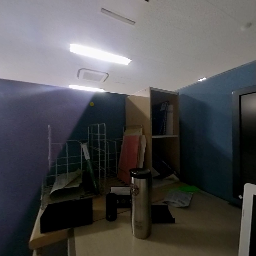
#> input picture data/example/lab_desk_3_img_000250.png, 256 x 256 px
$ python -i add_local_light_paralell.py   (imports and definitions only)
#> lines starting #> are read from the running program, lines starting #| are printed output that depends on the picture
import cv2
import numpy as np
import random
from scipy.stats import norm
import argparse

def generate_parallel_light_mask(mask_size,
                                 position=None,
                                 direction=None,
                                 max_brightness=255,
                                 min_brightness=0,
                                 mode="gaussian",
                                 linear_decay_rate=None):
    """
    Generate decayed light mask generated by light strip given its position, direction
    Args:
        mask_size: tuple of integers (w, h) defining generated mask size
        position: tuple of integers (x, y) defining the center of light strip position,
                  which is the reference point during rotating
        direction: integer from 0 to 360 to indicate the rotation degree of light strip
        max_brightness: integer that max brightness in the mask
        min_brightness: integer that min brightness in the mask
        mode: the way that brightness decay from max to min: linear or gaussian
        linear_decay_rate: only valid in linear_static mode. Suggested value is within [0.2, 2]
    Return:
        light_mask: ndarray in float type consisting value from 0 to strength
    """
    if position is None:
        pos_x = random.randint(0, mask_size[0])
        pos_y = random.randint(0, mask_size[1])
    else:
        pos_x = position[0]
        pos_y = position[1]
    if direction is None:
        direction = random.randint(0, 360)
        print("Rotate degree: ", direction)
    if linear_decay_rate is None:
        if mode == "linear_static":
            linear_decay_rate = random.uniform(0.2, 2)
        if mode == "linear_dynamic":
            linear_decay_rate = (max_brightness - min_brightness) / max(mask_size)
    assert mode in ["linear_dynamic", "linear_static", "gaussian"], \
        "mode must be linear_dynamic, linear_static or gaussian"
    padding = int(max(mask_size) * np.sqrt(2))
    # add padding to satisfy cropping after rotating
    canvas_x = padding * 2 + mask_size[0]
    canvas_y = padding * 2 + mask_size[1]
    mask = np.zeros(shape=(canvas_y, canvas_x), dtype=np.float32)
    # initial mask's up left corner and bottom right corner coordinate
    init_mask_ul = (int(padding), int(padding))
    init_mask_br = (int(padding+mask_size[0]), int(padding+mask_size[1]))
    init_light_pos = (padding + pos_x, padding + pos_y)
    # fill in mask row by row with value decayed from center
    for i in range(canvas_y):
        if mode == "linear":
            i_value = _decayed_value_in_linear(i, max_brightness, init_light_pos[1], linear_decay_rate)
        elif mode == "gaussian":
            i_value = _decayed_value_in_norm(i, max_brightness, min_brightness, init_light_pos[1], mask_size[1])
        else:
            i_value = 0
        mask[i] = i_value
    # rotate mask
    rotate_M = cv2.getRotationMatrix2D(init_light_pos, direction, 1)
    mask = cv2.warpAffine(mask, rotate_M, (canvas_x,  canvas_y))
    # crop
    mask = mask[init_mask_ul[1]:init_mask_br[1], init_mask_ul[0]:init_mask_br[0]]
    mask = np.asarray(mask, dtype=np.uint8)
    # add median blur
    mask = cv2.medianBlur(mask, 9)
    mask = 255 - mask
    # [4 lines of commented-out code are left out]
    return mask

def _decayed_value_in_norm(x, max_value, min_value, center, range):
    """
    decay from max value to min value following Gaussian/Normal distribution
    """
    radius = range / 3
    center_prob = norm.pdf(center, center, radius)
    x_prob = norm.pdf(x, center, radius)
    x_value = (x_prob / center_prob) * (max_value - min_value) + min_value
    return x_value
def _decayed_value_in_linear(x, max_value, padding_center, decay_rate):
    """
    decay from max value to min value with static linear decay rate.
    """
    x_value = max_value - abs(padding_center - x) * decay_rate
    if x_value < 0:
        x_value = 1
    return x_value

def add_parallel_light(image, light_position=None, direction=None, max_brightness=255, min_brightness=0,
                       mode="gaussian", linear_decay_rate=None, transparency=None):
    """
    Add mask generated from parallel light to given image
    """
#> called with max_brightness = 255, min_brightness = 0, mode = 'gaussian'
    if transparency is None:
        transparency = random.uniform(0.5, 0.85)
    frame = cv2.imread(image)
#> frame is the input picture: shape (256, 256, 3); mean B, G, R 80.1, 78.8, 79.5
    height, width, _ = frame.shape
#> height = 256; width = 256
    hsv = cv2.cvtColor(frame, cv2.COLOR_BGR2HSV)
#> hsv: shape (256, 256, 3); mean H, S, V 69.2, 74, 86.8
    mask = generate_parallel_light_mask(mask_size=(width, height),
                                        position=light_position,
                                        direction=direction,
                                        max_brightness=max_brightness,
                                        min_brightness=min_brightness,
                                        mode=mode,
                                        linear_decay_rate=linear_decay_rate)

    hsv[:, :, 2] = hsv[:, :, 2] * transparency + mask * (1 - transparency)
#> hsv: shape (256, 256, 3); mean H, S, V 69.2, 74, 101.5
    frame = cv2.cvtColor(hsv, cv2.COLOR_HSV2BGR)
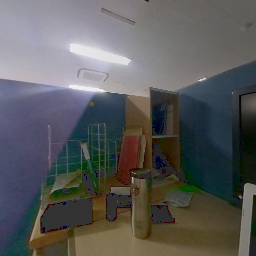
#> frame: shape (256, 256, 3); mean B, G, R 90, 90.3, 90.2
    # frame[frame > 255] = 255
    # frame = np.asarray(frame, dtype=np.uint8)
    return frame

# [12 lines not run here, left out]

>>> result = add_parallel_light('../../data/example/lab_desk_3_img_000250.png')

$ run again, on data/example/4gokan_inside_0_img_000090.png
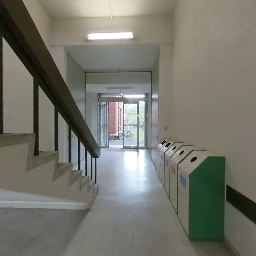
#> input picture data/example/4gokan_inside_0_img_000090.png, 256 x 256 px
#> in add_parallel_light, frame is the input picture: shape (256, 256, 3); mean B, G, R 108.4, 117.7, 117.7
#> in add_parallel_light, `frame = cv2.cvtColor(hsv, cv2.COLOR_HSV2BGR)`:
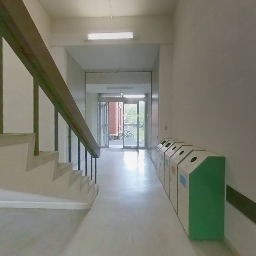
#> frame: shape (256, 256, 3); mean B, G, R 113.9, 124.9, 124.3

$ run again, on data/example/4gokan_inside_1_img_000000.png
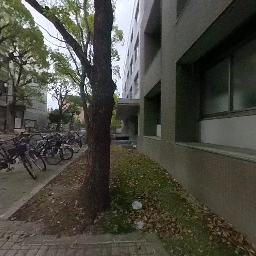
#> input picture data/example/4gokan_inside_1_img_000000.png, 256 x 256 px
#> in add_parallel_light, frame is the input picture: shape (256, 256, 3); mean B, G, R 64.8, 73.4, 74.2
#> in add_parallel_light, `frame = cv2.cvtColor(hsv, cv2.COLOR_HSV2BGR)`:
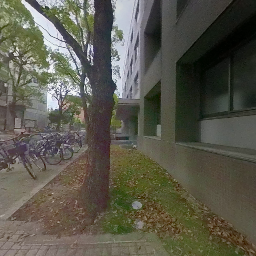
#> frame: shape (256, 256, 3); mean B, G, R 76.1, 88.4, 90.3

$ run again, on data/example/add_paralell_light.png
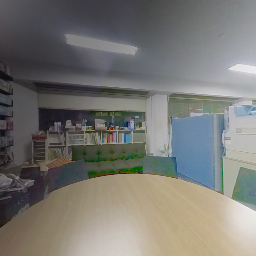
#> input picture data/example/add_paralell_light.png, 256 x 256 px
#> in add_parallel_light, frame is the input picture: shape (256, 256, 3); mean B, G, R 114.3, 118.8, 119.9
#> in add_parallel_light, `frame = cv2.cvtColor(hsv, cv2.COLOR_HSV2BGR)`:
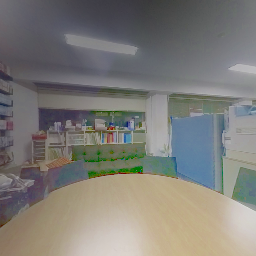
#> frame: shape (256, 256, 3); mean B, G, R 119.3, 124.2, 126
